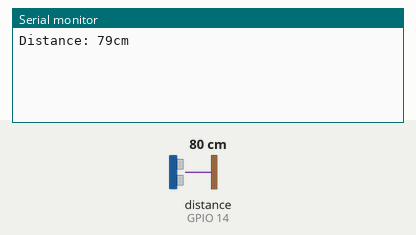
This sketch was run on a simulated ESP8266 (NodeMCU). Shown: the last lines printed to the serial monitor. Wiring (inferred from the names in the program): ultrasonic range finder: trigger GPIO 12; echo GPIO 14. Inputs (shaded band) come from the test bench; at power-on: distance to the obstacle (sensor on GPIO 14) 80 cm. The echo pulse lasts 58.3 µs per cm; WiFi joins after 1.5 s; servers stay silent unless stated.

Above: at 3.0 s.
3.1 s: distance to the obstacle (sensor on GPIO 14) set to 2 cm
At 8.1 s:
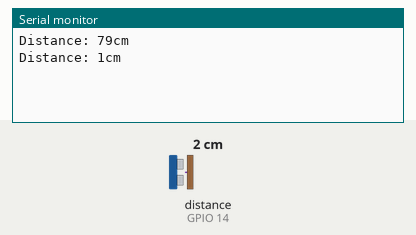
9.1 s: distance to the obstacle (sensor on GPIO 14) set to 4 cm
At 13.1 s:
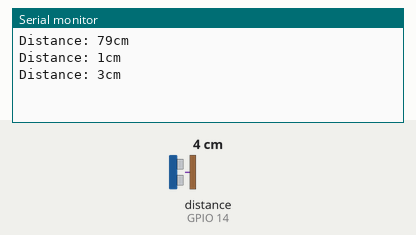
Timing chart, 0 to 14.6 s (numbered marks = the images above; inputs shaded):
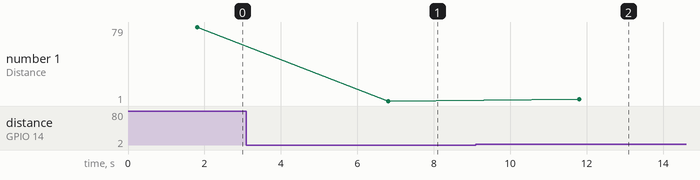

Measured:
- after the input at 3.1 s, the serial monitor: prints a new line after 3.7 s (image 1)
- after the input at 9.1 s, the serial monitor: prints a new line after 2.7 s (image 2)
- plotted number 1: 79 → 1 after the input at 3.1 s, 1 → 3 after the input at 9.1 s

The sketch:

GarbageMonitoringSystemUsingNodeMCU.ino
```cpp
// Blynk.App Quick Start
/*************************************************************
  This example shows how to use Arduino Ethernet shield (W5100)
  to connect your project to Blynk.

  NOTE: Pins 10, 11, 12 and 13 are reserved for Ethernet module.
        DON'T use them in your sketch directly!

  WARNING: If you have an SD card, you may need to disable it
        by setting pin 4 to HIGH. Read more here:
        https://www.arduino.cc/en/Main/ArduinoEthernetShield

  This is a simple demo of sending and receiving some data.
  Be sure to check out other examples!
 *************************************************************/

/* Fill-in information from Blynk Device Info here
#define BLYNK_AUTH_TOKEN "koLiOSQIZEYPFo0OzPe79FKdwFvDa6KB" */
#define BLYNK_TEMPLATE_ID "TMPL3OlJGUe9U"
#define BLYNK_TEMPLATE_NAME "Garbage Monitoring Notification"
#define BLYNK_AUTH_TOKEN "fLRlDzJ32GuicVdtu-W5kA30liJvk62a"
#define BLYNK_PRINT Serial
#include<ESP8266WiFi.h>
#include<BlynkSimpleEsp8266.h>
const char Wname[]="RealMe GT Neo 3T"; //SSID
const char pass[]="00000000"; //Password
const char token[]="fLRlDzJ32GuicVdtu-W5kA30liJvk62a"; // Auth Token
const int trigPin = 12; // D6
const int echoPin = 14; // D5
long duration;
int distance;

void setup() {
  Serial.begin(9600);
  Blynk.begin(token, Wname, pass);
  pinMode(trigPin, OUTPUT);
  pinMode(echoPin, INPUT);
  Serial.begin(9600);
}

void loop() {
  // Clear the trigger pin
  digitalWrite(trigPin, LOW);
  delayMicroseconds(2);
  // Set the trigger pin high for 10us
  digitalWrite(trigPin, HIGH);
  delayMicroseconds(10);
  digitalWrite(trigPin, LOW);
  // Measure the duration of the echo pulse
  duration = pulseIn(echoPin, HIGH);
  // Calculate the distance (in cm)
  distance = duration * 0.034 / 2;
  if(distance<5)
    Blynk.logEvent("Dustbin is almost full.");
  // Print the distance to the Serial Monitor
  Blynk.virtualWrite(V2, distance);
  Serial.print("Distance: ");
  Serial.print(distance);
  Serial.println("cm");
  // Wait for a short time before taking the next measurement
  delay(5000);
  Blynk.run();
}
```
